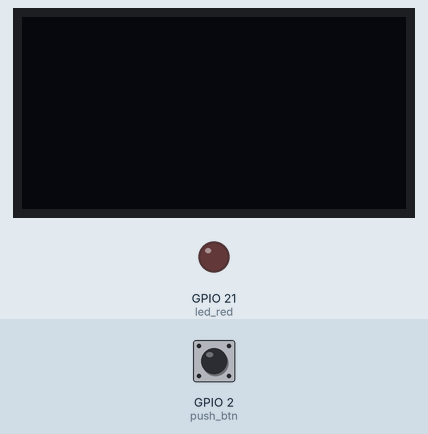
Recording of a program running on a simulated ESP32 board running MicroPython. Shown: 128×64 one-colour display, output pins drawn as LEDs (lit = HIGH). Inputs (shaded band) come from the test bench; at power-on: GPIO 2 (push_btn) HIGH. Library files of the repository ran but are not shown: ssd1306.py.

Above: at 1.2 s.
1.3 s: GPIO 2 (push_btn) pulled LOW for 0.15 s
At 2.6 s:
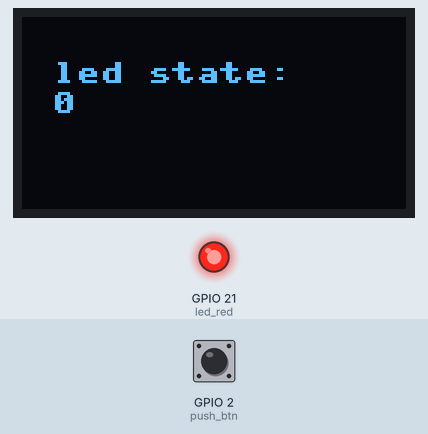
2.9 s: GPIO 2 (push_btn) pulled LOW for 1 s
At 5.1 s:
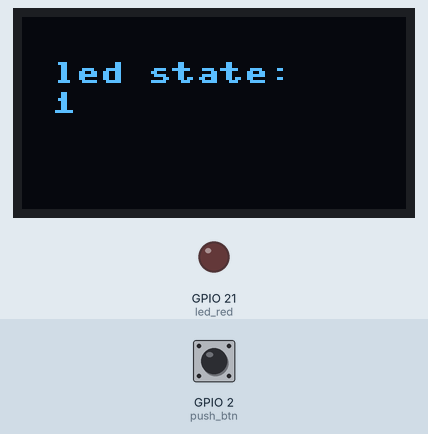
5.4 s: GPIO 2 (push_btn) pulled LOW for 3.2 s
At 10.1 s:
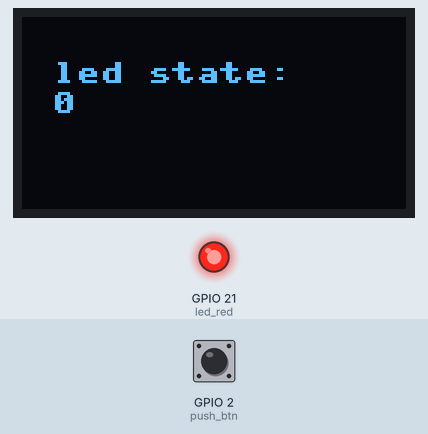
Timing chart, 0 to 11.6 s (numbered marks = the images above; inputs shaded):
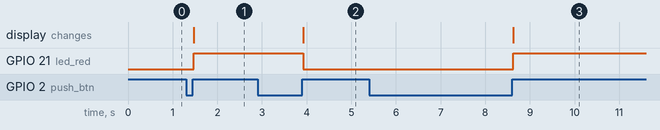

The program:

toggledisplay.py
```python
from machine import Pin, SoftI2C
import ssd1306
import time


i2c = SoftI2C(scl=Pin(6), sda=Pin(5))  # Adjust the Pin numbers based on your connections
oled_width = 128
oled_height = 64
oled = ssd1306.SSD1306_I2C(oled_width, oled_height, i2c)

led_red = Pin(21, Pin.OUT)
push_btn = Pin(2, Pin.IN, Pin.PULL_UP)


def handle_toggle(pin):
    oled.fill(0)  # Clear the screen
    oled.text("led state:", 10, 15)
    oled.text(str(led_red.value()), 10, 25)
    oled.show()
    led_red.value(not led_red.value())


push_btn.irq(handle_toggle, trigger=Pin.IRQ_RISING)
```

Measured:
- after the input at 1.3 s, GPIO 21 (led_red): LOW → HIGH after 0.17 s; the display: changes after 0.17 s (image 1)
- after the input at 2.9 s, GPIO 21 (led_red): HIGH → LOW after 1.0 s; the display: changes after 1.0 s (image 2)
- after the input at 5.4 s, GPIO 21 (led_red): LOW → HIGH after 3.2 s; the display: changes after 3.2 s (image 3)
